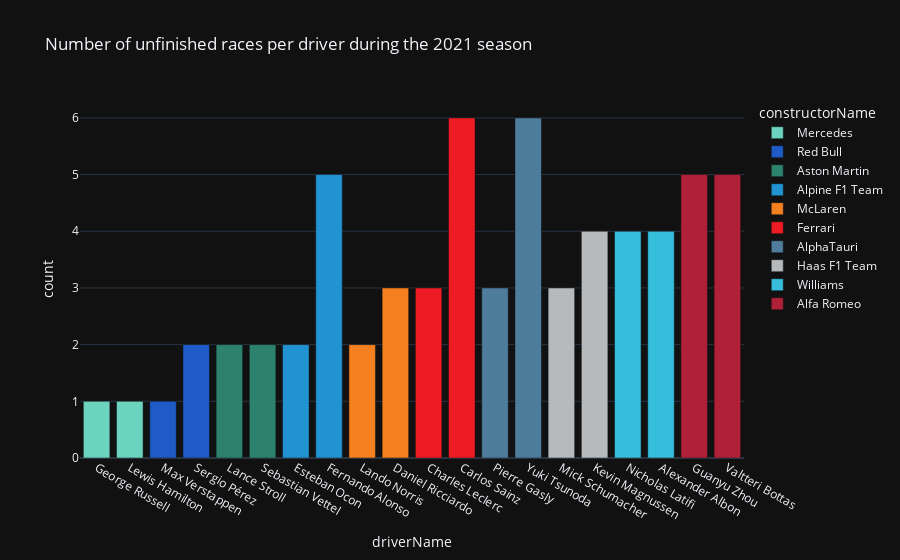

The notebook cell this image was saved under:
### Code cell
# Number of unfinished race per driver
fig = px.bar(grouped_counts,
             x='driverName',
             y='count',
             color='constructorName',
             color_discrete_map=constructor_color_map,
             title=f'Number of unfinished races per driver during the {year} season')
fig.show()

### Figure 1 — Plotly figure (JSON) as saved in the notebook; plotly's stock layout.template omitted (floating-point values rounded to 4 significant figures)
{"data": [{"alignmentgroup": "True", "hovertemplate": "constructorName=Mercedes<br>driverName=%{x}<br>count=%{y}<extra></extra>", "legendgroup": "Mercedes", "marker": {"color": "#6CD3BF", "pattern": {"shape": ""}}, "name": "Mercedes", "offsetgroup": "Mercedes", "orientation": "v", "showlegend": true, "textposition": "auto", "x": ["George Russell", "Lewis Hamilton"], "xaxis": "x", "y": [1, 1], "yaxis": "y", "type": "bar"}, {"alignmentgroup": "True", "hovertemplate": "constructorName=Red Bull<br>driverName=%{x}<br>count=%{y}<extra></extra>", "legendgroup": "Red Bull", "marker": {"color": "#1E5BC6", "pattern": {"shape": ""}}, "name": "Red Bull", "offsetgroup": "Red Bull", "orientation": "v", "showlegend": true, "textposition": "auto", "x": ["Max Verstappen", "Sergio Pérez"], "xaxis": "x", "y": [1, 2], "yaxis": "y", "type": "bar"}, {"alignmentgroup": "True", "hovertemplate": "constructorName=Aston Martin<br>driverName=%{x}<br>count=%{y}<extra></extra>", "legendgroup": "Aston Martin", "marker": {"color": "#2D826D", "pattern": {"shape": ""}}, "name": "Aston Martin", "offsetgroup": "Aston Martin", "orientation": "v", "showlegend": true, "textposition": "auto", "x": ["Lance Stroll", "Sebastian Vettel"], "xaxis": "x", "y": [2, 2], "yaxis": "y", "type": "bar"}, {"alignmentgroup": "True", "hovertemplate": "constructorName=Alpine F1 Team<br>driverName=%{x}<br>count=%{y}<extra></extra>", "legendgroup": "Alpine F1 Team", "marker": {"color": "#2293D1", "pattern": {"shape": ""}}, "name": "Alpine F1 Team", "offsetgroup": "Alpine F1 Team", "orientation": "v", "showlegend": true, "textposition": "auto", "x": ["Esteban Ocon", "Fernando Alonso"], "xaxis": "x", "y": [2, 5], "yaxis": "y", "type": "bar"}, {"alignmentgroup": "True", "hovertemplate": "constructorName=McLaren<br>driverName=%{x}<br>count=%{y}<extra></extra>", "legendgroup": "McLaren", "marker": {"color": "#F58020", "pattern": {"shape": ""}}, "name": "McLaren", "offsetgroup": "McLaren", "orientation": "v", "showlegend": true, "textposition": "auto", "x": ["Lando Norris", "Daniel Ricciardo"], "xaxis": "x", "y": [2, 3], "yaxis": "y", "type": "bar"}, {"alignmentgroup": "True", "hovertemplate": "constructorName=Ferrari<br>driverName=%{x}<br>count=%{y}<extra></extra>", "legendgroup": "Ferrari", "marker": {"color": "#ED1C24", "pattern": {"shape": ""}}, "name": "Ferrari", "offsetgroup": "Ferrari", "orientation": "v", "showlegend": true, "textposition": "auto", "x": ["Charles Leclerc", "Carlos Sainz"], "xaxis": "x", "y": [3, 6], "yaxis": "y", "type": "bar"}, {"alignmentgroup": "True", "hovertemplate": "constructorName=AlphaTauri<br>driverName=%{x}<br>count=%{y}<extra></extra>", "legendgroup": "AlphaTauri", "marker": {"color": "#4E7C9B", "pattern": {"shape": ""}}, "name": "AlphaTauri", "offsetgroup": "AlphaTauri", "orientation": "v", "showlegend": true, "textposition": "auto", "x": ["Pierre Gasly", "Yuki Tsunoda"], "xaxis": "x", "y": [3, 6], "yaxis": "y", "type": "bar"}, {"alignmentgroup": "True", "hovertemplate": "constructorName=Haas F1 Team<br>driverName=%{x}<br>count=%{y}<extra></extra>", "legendgroup": "Haas F1 Team", "marker": {"color": "#B6BABD", "pattern": {"shape": ""}}, "name": "Haas F1 Team", "offsetgroup": "Haas F1 Team", "orientation": "v", "showlegend": true, "textposition": "auto", "x": ["Mick Schumacher", "Kevin Magnussen"], "xaxis": "x", "y": [3, 4], "yaxis": "y", "type": "bar"}, {"alignmentgroup": "True", "hovertemplate": "constructorName=Williams<br>driverName=%{x}<br>count=%{y}<extra></extra>", "legendgroup": "Williams", "marker": {"color": "#37BEDD", "pattern": {"shape": ""}}, "name": "Williams", "offsetgroup": "Williams", "orientation": "v", "showlegend": true, "textposition": "auto", "x": ["Nicholas Latifi", "Alexander Albon"], "xaxis": "x", "y": [4, 4], "yaxis": "y", "type": "bar"}, {"alignmentgroup": "True", "hovertemplate": "constructorName=Alfa Romeo<br>driverName=%{x}<br>count=%{y}<extra></extra>", "legendgroup": "Alfa Romeo", "marker": {"color": "#B12039", "pattern": {"shape": ""}}, "name": "Alfa Romeo", "offsetgroup": "Alfa Romeo", "orientation": "v", "showlegend": true, "textposition": "auto", "x": ["Guanyu Zhou", "Valtteri Bottas"], "xaxis": "x", "y": [5, 5], "yaxis": "y", "type": "bar"}], "layout": {"xaxis": {"anchor": "y", "domain": [0.0, 1.0], "title": {"text": "driverName"}}, "yaxis": {"anchor": "x", "domain": [0.0, 1.0], "title": {"text": "count"}}, "legend": {"title": {"text": "constructorName"}, "tracegroupgap": 0}, "title": {"text": "Number of unfinished races per driver during the 2021 season"}, "barmode": "relative"}}
